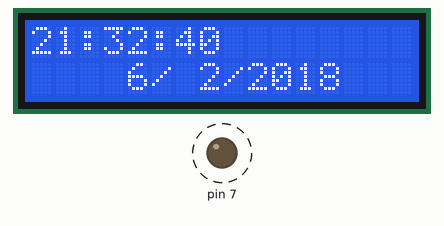
Simulated run of this sketch. Board: Arduino Uno, built with avr-gcc and run on an emulated ATmega328P. Parts: 16×2 character LCD, output pins drawn as LEDs (lit = HIGH). Dashed ring = blinking. What the sketch prints to the serial monitor is not drawn.

Above: at 0.1 s.
At 11.1 s:
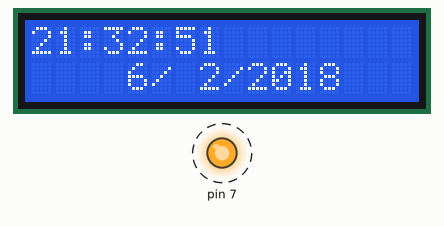
At 21.2 s:
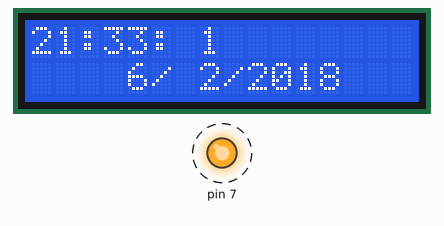
At 37.3 s:
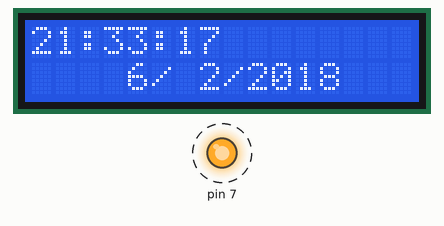
Timing chart, 0 to 40.0 s (numbered marks = the images above):
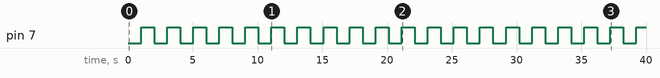

The sketch:

arduino159_WR_source.ino
```cpp
#include <Wire.h>
#include <LiquidCrystal_I2C.h>


// ======================================================================================================
// --- Declaração de Constantes ---
LiquidCrystal_I2C lcd(0x27,2,1,0,4,5,6,7,3, POSITIVE);


// ======================================================================================================
// --- Máscaras ---
#define     mask_pin     B10000000                   //cria uma máscara para inverter o digital 7


// ======================================================================================================
// --- Protótipo das Funções ---
void rtc_system();                                   //Função de controle dos parâmetros do RTC
void rtc_disp();                                     //Função para imprimir valores do RTC


// ======================================================================================================
// --- Variáveis Globais ---
int    T2_aux = 0x00;                                //contador auxiliar para o Timer2 (base de tempo de 1 seg)

// variáveis do RTC
short  hora          =   21,
       minuto        =   32,
       segundo       =   40,
       dia           =   6,
       mes           =   2;
int    ano           =   2018;


// ======================================================================================================
// --- Interrupção ---
ISR(TIMER2_OVF_vect)
{
    TCNT2   = 56;                                    //Reinicializa o registrador do Timer2
    T2_aux +=  1;                                    //incrementa o contador auxiliar


    if(T2_aux == 2500)                               //T2_aux chegou em 2500?  (2500 x 400µs = 1 seg.)
    {                                                //Sim
       T2_aux = 0x00;                                //Reinicia T2_aux


       // -- BASE DE TEMPO DE 1 SEGUNDO --
       PORTD ^= mask_pin;                            //PORTD = PORTD XOR mask_pin
                                                     //inverte estado do pino digital 7 (PD7 do atmega328p)

       rtc_disp();                                   //imprime parâmetros do RTC no monitor serial
       rtc_system();                                 //chama função de controle do RTC


    } //end if T2_aux

} //end ISR


// ======================================================================================================
// --- Configurações Iniciais ---
void setup()
{

     DDRD   = 0x80;                                  //configura digital 7 (PD7) como saída digital
     PORTD  = 0x00;                                  //inicializa o digital 7 (PD7) em LOW

     TCCR2A = 0x00;                                  //Timer2 operando em modo normal
     TCCR2B = 0x03;                                  //Prescaler 1:32
     TCNT2  = 56;                                    //Inicializa TCNT2 em 56 (contará até 200)
     TIMSK2 = 0x01;                                  //Habilita interrupção do Timer2

     lcd.begin (16,2);                               //Inicializa LCD I2C
     Serial.begin(9600);                           //Inicializa serial em 115200 baud rate

} //end setup


// --- Loop Infinito ---
void loop()
{

   //aguarda interrupção

   lcd.setCursor(0,0);
   if(hora < 10) lcd.print(" ");
   lcd.print(hora);
   lcd.print(":");
   if(minuto < 10) lcd.print(" ");
   lcd.print(minuto);
   lcd.print(":");
   if(segundo < 10) lcd.print(" ");
   lcd.print(segundo);
   lcd.setCursor(3,1);
   if(dia < 10) lcd.print(" ");
   lcd.print(dia);
   lcd.print("/");
   if(mes < 10) lcd.print(" ");
   lcd.print(mes);
   lcd.print("/");
   lcd.print(ano);


} //end loop


// ======================================================================================================
// --- Desenvolvimento das Funções ---

void rtc_system()                                    //Função de controle dos parâmetros do RTC
{
  short n_dias;                                      //armazena o número de dias de cada mês

  switch(mes)                                        //testa o mês
  {
    case  2:                                         //Fevereiro?
            if((ano%4 == 0 && ano%100 != 0) || ano%400 == 0)
              n_dias = 29; //se bissexto, terá 29 dias
            else
              n_dias = 28; //se não bissexto, terá 28 dias

              break;
    case  4:               //meses de 30 dias...
    case  6:
    case  9:
    case 11: n_dias = 30; break;
    default: n_dias = 31;  //meses de 31 dias...

  } //end switch

// ==================================================
  segundo += 1;                                      //incrementa segundos

  if(segundo > 59)                                   //segundos maior que 59?
  {                                                  //sim
    segundo = 0;                                     //reinicia
    minuto += 1;                                     //incrementa minutos

     if(minuto > 59)                                 //minutos maior que 59?
     {                                               //sim
        minuto = 0;                                  //reinicia
        hora += 1;                                   //incrementa horas

         if(hora > 23)                               //horas maior que 23?
         {                                           //sim
            hora = 0;                                //reinicia
            dia += 1;                                //incrementa dias

             if(dia > n_dias)                        //dias maior que n_dias?
             {                                       //sim
                dia = 1;                             //reinicia
                mes += 1;                            //incrementa meses

                 if(mes > 12)                        //meses maior que 12?
                 {                                   //sim
                    mes = 1;                         //reinicia
                    ano += 1;                        //incrementa anos

                 } //end if mes

             } //end if dia

         } //end if hora

     } //end if minuto

  } //end if segundo


} //end rtc_system


void rtc_disp()                                      //Função para imprimir valores do RTC
{

// Serial Monitor
   if(hora < 10) Serial.print(" ");
   Serial.print(hora);
   Serial.print(" : ");
   if(minuto < 10) Serial.print(" ");
   Serial.print(minuto);
   Serial.print(" : ");
   if(segundo < 10) Serial.print(" ");
   Serial.print(segundo);
   Serial.print(" | ");
   if(dia < 10) Serial.print(" ");
   Serial.print(dia);
   Serial.print(" / ");
   if(mes < 10) Serial.print(" ");
   Serial.print(mes);
   Serial.print(" / ");
   Serial.println(ano);


} //end rtc_disp
```

Measured:
- by itself, pin 7: alternates HIGH for 1.0 s and LOW for 1.0 s
- what the display in image 1 shows lasts 1.0 s, from 11.1 s to 12.1 s
